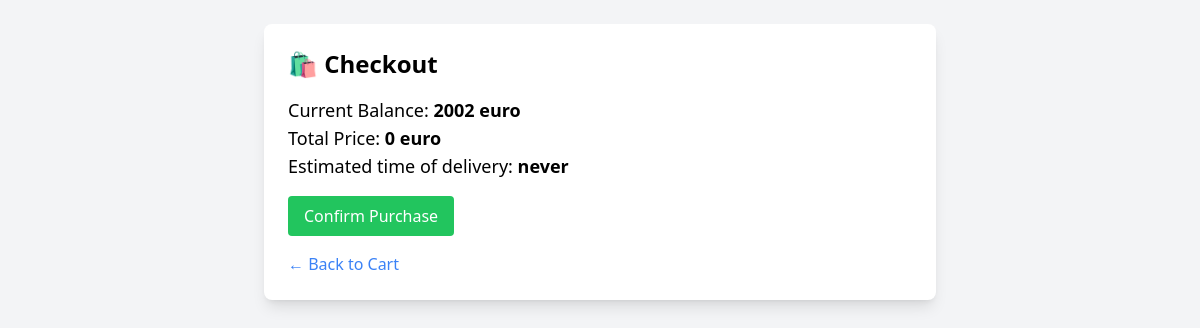
The app's page /checkout (signed in), older data.
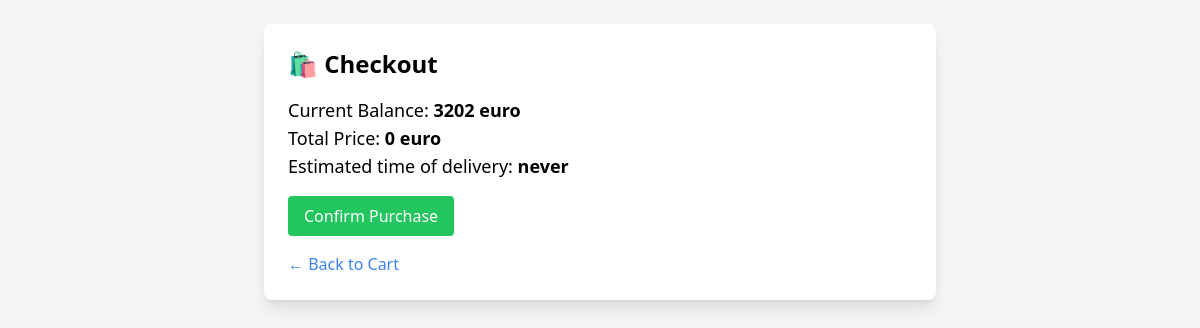
The same page, newer data.
### tables this page shows
CREATE TABLE users (
            id INTEGER PRIMARY KEY AUTOINCREMENT,
            username TEXT UNIQUE NOT NULL,
            password TEXT NOT NULL,
            is_admin BOOLEAN NOT NULL DEFAULT 0,
            balance INTEGER NOT NULL DEFAULT 300
            
        );

### app.py (the view, shortened to what this page needs)
@app.route("/checkout", methods=["GET", "POST"])
def checkout():
    if "username" not in session:
        flash("Please log in", "danger")
        return redirect(url_for("login"))
    usr_balance = database.get_balance(session["userid"])
    print(usr_balance)
    cart_items = session.get("cart", [])
    total_price = 0
    for item in cart_items:
        if "eur" in item["price"]:
            price = int(item["price"].replace("eur", ""))
            total_price += price
    return render_template("checkout.html", cart=cart_items, total_price=total_price, balance=usr_balance)

### database.py (called while the page is built)
def get_db_connection():
    conn = sqlite3.connect(DB_NAME)
    conn.row_factory = sqlite3.Row  # Enables dictionary-like row access
    return conn

def get_balance(id):
    conn = get_db_connection()
    cursor = conn.cursor()
    cursor.execute("SELECT balance FROM users WHERE id = ?", (id,))
    current_balance = cursor.fetchone()
    current_balance = current_balance[0]
    if current_balance < 0:
        current_balance = 0
        set_balance(id, current_balance)
    print(f"DEBUG: Balance for user {id}: {current_balance}")
    return current_balance

### templates/checkout.html (shortened to what this page needs)
<!DOCTYPE html>
<html lang="en">
<head>
    <script src="https://cdn.tailwindcss.com"></script>
</head>
<body class="bg-gray-100 p-6">
    <div class="max-w-2xl mx-auto bg-white p-6 rounded-lg shadow-lg">
        <h1 class="text-2xl font-bold mb-4">🛍 Checkout</h1>
        <p class="text-lg">Current Balance: <strong>{{ balance }} euro</strong></p>
        <p class="text-lg">Total Price: <strong>{{ total_price }} euro</strong></p>
        <p class="text-lg">Estimated time of delivery: <strong>never</strong></p>
        <form method="POST">
            {% if total_price <= balance %}
                <button type="submit" class="bg-green-500 text-white px-4 py-2 rounded hover:bg-green-600 mt-4">
                    Confirm Purchase
                </button>
            {% endif %}
        </form>
        <a href="{{ url_for('cart') }}" class="text-blue-500 mt-4 block">← Back to Cart</a>
    </div>
</body>
</html>

Row changes from the older to the newer data that the page shows:
changed users: balance "2002" → "3202"
